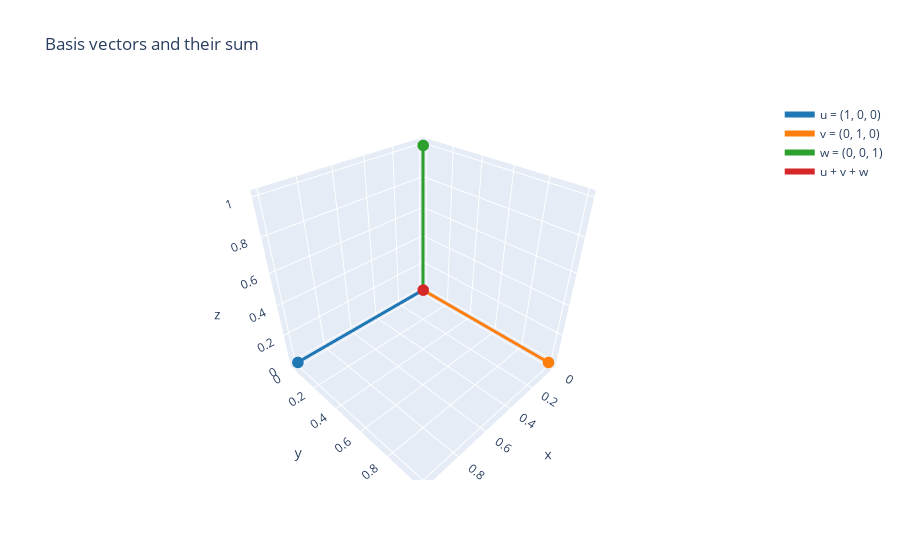

Write notebook code for a chart like this one.
### Markdown cell above
# 3D Linear Algebra Visualization

This short example uses Plotly to display basis vectors in $\mathbb{R}^3$ and their sum. I haven't added any formatting to the example, though I would in the real course.

### Code cell
import numpy as np
import plotly.graph_objects as go

vectors = {
    "u = (1, 0, 0)": np.array([1, 0, 0]),
    "v = (0, 1, 0)": np.array([0, 1, 0]),
    "w = (0, 0, 1)": np.array([0, 0, 1]),
    "u + v + w": np.array([1, 1, 1]),
}
colors = ["#1f77b4", "#ff7f0e", "#2ca02c", "#d62728"]

def vector_trace(vec, name, color):
    return go.Scatter3d(
        x=[0, vec[0]],
        y=[0, vec[1]],
        z=[0, vec[2]],
        mode="lines+markers",
        line=dict(color=color, width=6),
        marker=dict(size=4, color=color),
        name=name,
    )

traces = []
for (name, vec), color in zip(vectors.items(), colors):
    traces.append(vector_trace(vec, name, color))

fig = go.Figure(traces)
fig.update_layout(
    title="Basis vectors and their sum",
    scene=dict(
        xaxis_title="x",
        yaxis_title="y",
        zaxis_title="z",
        aspectmode="cube",
    ),
    showlegend=True,
)
fig.show()

### Figure 1 — Plotly figure (JSON) as saved in the notebook; plotly's stock layout.template omitted (floating-point values rounded to 4 significant figures)
{"data": [{"line": {"color": "#1f77b4", "width": 6}, "marker": {"color": "#1f77b4", "size": 4}, "mode": "lines+markers", "name": "u = (1, 0, 0)", "type": "scatter3d", "x": [0, 1], "y": [0, 0], "z": [0, 0]}, {"line": {"color": "#ff7f0e", "width": 6}, "marker": {"color": "#ff7f0e", "size": 4}, "mode": "lines+markers", "name": "v = (0, 1, 0)", "type": "scatter3d", "x": [0, 0], "y": [0, 1], "z": [0, 0]}, {"line": {"color": "#2ca02c", "width": 6}, "marker": {"color": "#2ca02c", "size": 4}, "mode": "lines+markers", "name": "w = (0, 0, 1)", "type": "scatter3d", "x": [0, 0], "y": [0, 0], "z": [0, 1]}, {"line": {"color": "#d62728", "width": 6}, "marker": {"color": "#d62728", "size": 4}, "mode": "lines+markers", "name": "u + v + w", "type": "scatter3d", "x": [0, 1], "y": [0, 1], "z": [0, 1]}], "layout": {"scene": {"aspectmode": "cube", "xaxis": {"title": {"text": "x"}}, "yaxis": {"title": {"text": "y"}}, "zaxis": {"title": {"text": "z"}}}, "showlegend": true, "title": {"text": "Basis vectors and their sum"}}}
